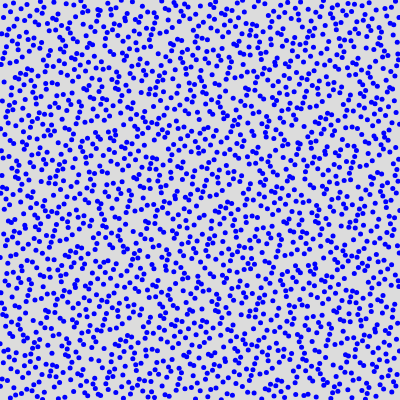
Frame 1 (no input)
Frame 2 (the mouse pressed at the canvas centre, redrawn once): identical to frame 1, image omitted

The p5.js sketch that drew this single still picture (run headless with seeded random() and noise() and a simulated clock; the mouse was pressed at the canvas centre and the sketch redrawn once):

// p5.js sketch
// ── sketch.js
function setup() {
  createCanvas(400, 400);
  ellipseMode(CENTER)
  noLoop()
}

function draw() {
  background(220);
  let number_of_points = 2048
  for (let i = 1; i < number_of_points + 1; i++) {
    let x = halton_sequence(i, 2)
     let y = halton_sequence(i, 3)
     x = map(x, 0.0, 1.0, 0, width)
    y = map(y, 0.0, 1.0, 0, height)
    noStroke()
    fill(0,0,255)
    circle(x,y,5)
  }
}

function halton_sequence (index, base) {
  let f = 1
  let result = 0
  while (index > 0) {
    f = f / base
    result += f * (index % base)
    index = Math.floor(index / base)
  }
  return result
}
